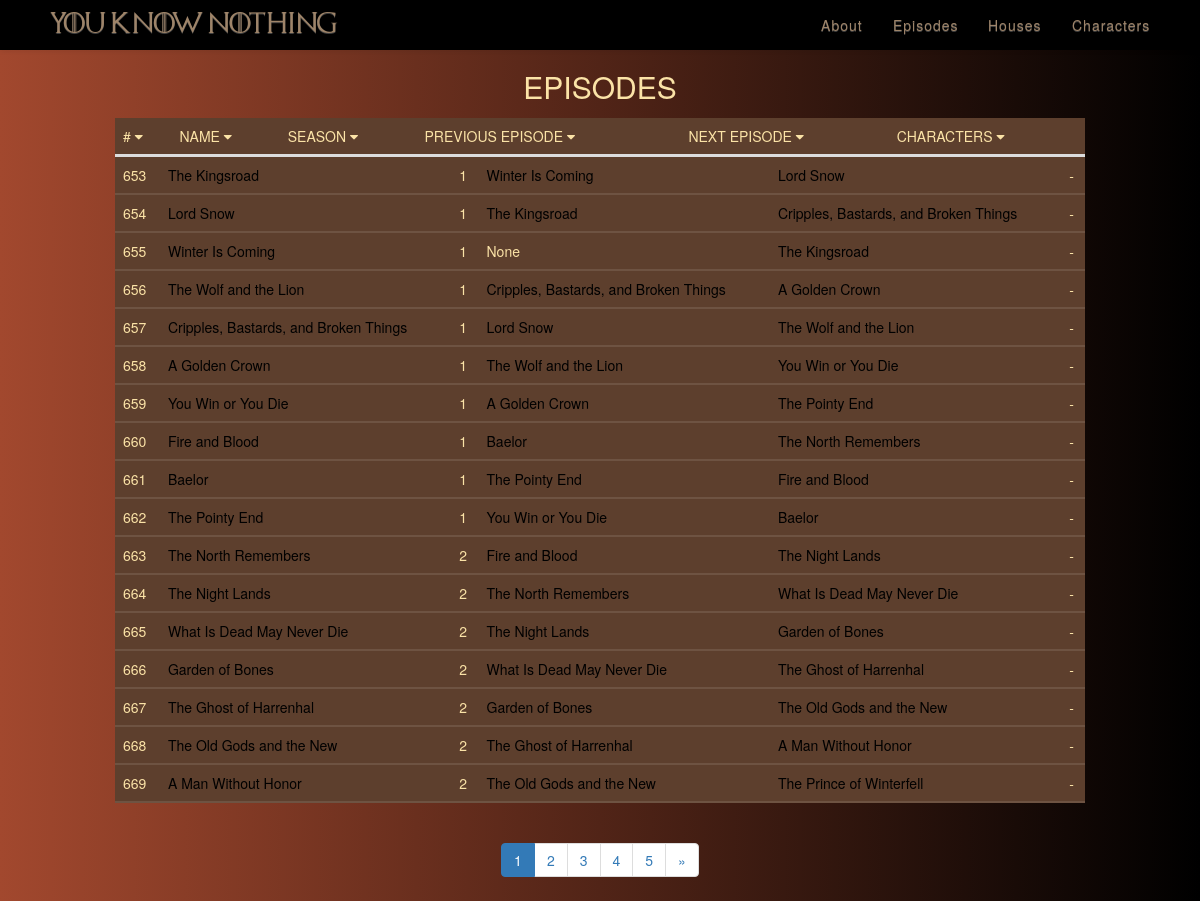
Screenshot of /episodes with the database file from the repository.
### app/models.py (models this page shows, shortened)
class Episode(db.Model):
    id = db.Column(db.Integer, primary_key=True)
    name = db.Column(db.String, unique=True)
    season = db.Column(db.Integer)
    predecessor = db.Column(db.String, unique=True)
    successor = db.Column(db.String, unique=True)
    characters = db.Column(db.String)
    imageLink = db.Column(db.String, unique=True)

### app/views.py (the view)
@application.route('/episodes', methods=['GET', 'POST'])
@application.route('/episodes/<int:page>', methods=['GET', 'POST'])
def episodes(page=1):
    episodes = models.Episode.query.paginate(page, 17, False)
    return render_template('episodes.html', episodes=episodes)

### app/templates/episodes.html (shortened to what this page needs)
<!doctype html>
<html>
<head>
	<link rel="stylesheet" href="{{url_for('static', filename='css/style.css')}}">
	<link rel="stylesheet" href="{{ url_for('static', filename='css/models.css') }}">
	<link rel="stylesheet" href="http://maxcdn.bootstrapcdn.com/font-awesome/4.2.0/css/font-awesome.min.css">
	<link rel="stylesheet" href="https://maxcdn.bootstrapcdn.com/bootstrap/3.3.7/css/bootstrap.min.css">
	<link rel="stylesheet" href="https://maxcdn.bootstrapcdn.com/bootstrap/3.3.7/css/bootstrap-theme.min.css">
</head>
<body>
	<div id="nav-row">
		<div ng-app>
			<nav class="navbar">{% include 'navWell.html' %}</nav>
		</div>
	</div>
	<h3 class = "page-title">Episodes</h3>
	<div class="col-lg-offset-1 col-lg-10 col-md-12 col-sm-12 col-xs-12">
		<div class="table-responsive">
			<table class="table model-table" style="margin:0;">
				<thead>
					<tr>
						<th> # <i class="fa fa-caret-down" onclick="sortTable(0); myFunction(0);"></th>
						<th> Name <i class="fa fa-caret-down" onclick="sortTable(1); myFunction(1);"></th>
						<th> Season <i class="fa fa-caret-down" onclick="sortTable(2); myFunction(2);"></th>
						<th> Previous Episode <i class="fa fa-caret-down" onclick="sortTable(3); myFunction(3);"></th>
						<th> Next Episode <i class="fa fa-caret-down" onclick="sortTable(4); myFunction(4);"></th>
						<th> Characters <i class="fa fa-caret-down" onclick="sortTable(5); myFunction(5);"></th>
					</tr>
				</thead>
			</table>
			<table id="myTable2" class="table model-table">
				{% block content %}
				<tbody>
					{% for episode in episodes.items %}
					<tr>
						<td>{{ episode.id }}</td>
						<td><a href="{{ url_for('episode', name=episode.name)}}">{{ episode.name }}</a></td>
						<td>{{ episode.season }}</td>
						{% if episode.predecessor %}
						<td><a href="{{ url_for('episode', name=episode.predecessor)}}">{{ episode.predecessor }}</a></td>
						{% else %}
						<td>{{ episode.predecessor}}</td>
						{% endif %}
						{% if episode.successor %}
						<td><a href="{{ url_for('episode', name=episode.successor)}}">{{ episode.successor }}</a></td>
						{% else %}
						<td>{{ episode.successor}}</td>
						{% endif %}
						<td>-</td>
					</tr>
					{%  endfor %}
			</tbody>
			{% endblock %}
			</table>
		</div>
	</div>
<div class="row text-center" style="margin:30px">
	<nav aria-label="Page navigation example">
		<ul class="pagination justify-content-center">
			<li class="page-item active"><a class="page-link" href="{{ url_for('episodes', page=episodes.page) }}">{{episodes.page}}</a></li>
			<li class="page-item"><a class="page-link" href="{{ url_for('episodes', page=episodes.next_num) }}">{{episodes.next_num}}</a></li>
			<li class="page-item"><a class="page-link" href="{{ url_for('episodes', page=episodes.next_num+1) }}">{{episodes.next_num+1}}</a></li>
			<li class="page-item"><a class="page-link" href="{{ url_for('episodes', page=episodes.next_num+1) }}">{{episodes.next_num+2}}</a></li>
			<li class="page-item"><a class="page-link" href="{{ url_for('episodes', page=episodes.next_num+1) }}">{{episodes.next_num+3}}</a></li>
			{% if episodes.has_next %}<li class="page-item">
				<a class="page-link" href="{{ url_for('episodes', page=episodes.next_num) }}" aria-label="Next">
					<span aria-hidden="true">&raquo;</span>
				</a>
			</li>{% endif %}
		</ul>
	</nav>
</div>
</body>
</html>

### app/static/css/style.css (style rules this page uses)
html { height: 100%; overflow-x: hidden; }
#nav-row { width:100%; background-color: black; }

### app/static/css/models.css (style rules this page uses)
body { background: #000000; background: -webkit-linear-gradient(to right, #A2482E , #000000); background: linear-gradient(to right, #A2482E , #000000); margin: 50px; }
.page-title { font-size: 30px; color: #FBE3A7; text-transform: uppercase; font-weight: 300; text-align: center; margin-bottom: 15px; }
.model-table { background-color: #5D3F2D; margin-bottom: 0; width: 80%; }
th { padding: 20px 15px; text-align: left; font-weight: 500; font-size: 14px; color: #FBE3A7; text-transform: uppercase; }
td { padding: 20px 15px; padding-left: 15px; text-align: left; vertical-align:middle; font-weight: 300; font-size: 14px; color: #FBE3A7; border-bottom: solid 2px rgba(255,255,255,0.1); }
td a { color: #000; font-weight: 400; }

### rows the page displays
Episode: id "653", name "The Kingsroad", season "1", predecessor "Winter Is Coming", successor "Lord Snow"
Episode: id "654", name "Lord Snow", season "1", predecessor "The Kingsroad", successor "Cripples, Bastards, and Broken Things"
Episode: id "655", name "Winter Is Coming", season "1", predecessor "None", successor "The Kingsroad"
Episode: id "656", name "The Wolf and the Lion", season "1", predecessor "Cripples, Bastards, and Broken Things", successor "A Golden Crown"
Episode: id "657", name "Cripples, Bastards, and Broken Things", season "1", predecessor "Lord Snow", successor "The Wolf and the Lion"
Episode: id "658", name "A Golden Crown", season "1", predecessor "The Wolf and the Lion", successor "You Win or You Die"
Episode: id "659", name "You Win or You Die", season "1", predecessor "A Golden Crown", successor "The Pointy End"
Episode: id "660", name "Fire and Blood", season "1", predecessor "Baelor", successor "The North Remembers"
Episode: id "661", name "Baelor", season "1", predecessor "The Pointy End", successor "Fire and Blood"
Episode: id "662", name "The Pointy End", season "1", predecessor "You Win or You Die", successor "Baelor"
Episode: id "663", name "The North Remembers", season "2", predecessor "Fire and Blood", successor "The Night Lands"
Episode: id "664", name "The Night Lands", season "2", predecessor "The North Remembers", successor "What Is Dead May Never Die"
Episode: id "665", name "What Is Dead May Never Die", season "2", predecessor "The Night Lands", successor "Garden of Bones"
Episode: id "666", name "Garden of Bones", season "2", predecessor "What Is Dead May Never Die", successor "The Ghost of Harrenhal"
Episode: id "667", name "The Ghost of Harrenhal", season "2", predecessor "Garden of Bones", successor "The Old Gods and the New"
Episode: id "668", name "The Old Gods and the New", season "2", predecessor "The Ghost of Harrenhal", successor "A Man Without Honor"
Episode: id "669", name "A Man Without Honor", season "2", predecessor "The Old Gods and the New", successor "The Prince of Winterfell"

### other values shown
{{ episodes.page }} "1"
{{ episodes.next_num }} "2"
{{ episodes.next_num+1 }} "3"
{{ episodes.next_num+2 }} "4"
{{ episodes.next_num+3 }} "5"
